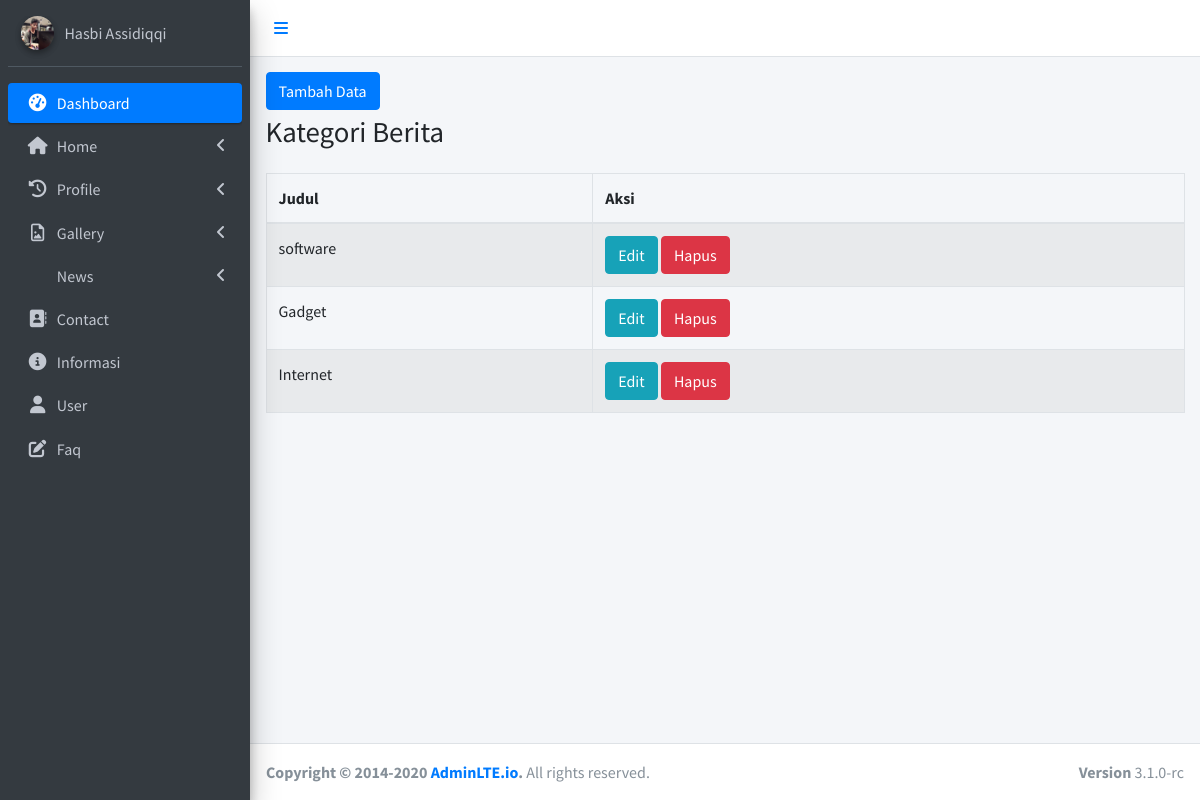
Screenshot of /admin/category-news.php with the database file from the repository.
### tables this page shows
CREATE TABLE `news_category` (
  `id` int(11) NOT NULL,
  `judul` varchar(255) NOT NULL
);

### admin/category-news.php (the view, shortened to what this page needs)
<!DOCTYPE html>
<html lang="en">
<head>
    <?php require_once 'link.php'; ?>
</head>
<body class="hold-transition sidebar-mini layout-fixed">
    <div class="wrapper">
        <?php include 'header.php'; ?>
        <aside class="main-sidebar sidebar-dark-primary elevation-4">
            <div class="sidebar">
                <div class="user-panel mt-3 pb-3 mb-3 d-flex">
                    <div class="image">
                        <img src="images/profile.png" class="img-circle elevation-2" alt="User Image">
                    </div>
                    <div class="info">
                        <a href="#" class="d-block">Hasbi Assidiqqi</a>
                    </div>
                </div>
                <nav class="mt-2">
                    <ul class="nav nav-pills nav-sidebar flex-column" data-widget="treeview" role="menu"
                        data-accordion="false">
                        <li class="nav-item menu-open">
                            <a href="index.php" class="nav-link active">
                                <i class="nav-icon fas fa-tachometer-alt"></i>
                                <p>
                                    Dashboard
                                </p>
                            </a>
                        </li>
                        <li class="nav-item">
                            <a href="#" class="nav-link">
                                <i class="nav-icon fas fa-home"></i>
                                <p>
                                    Home
                                    <i class="fas fa-angle-left right"></i>
                                </p>
                            </a>
                        </li>
                        <li class="nav-item">
                            <a href="#" class="nav-link">
                                <i class="nav-icon fas fa-history"></i>
                                <p>
                                    Profile
                                    <i class="right fas fa-angle-left"></i>
                                </p>
                            </a>
                        </li>
                        <li class="nav-item">
                            <a href="#" class="nav-link">
                                <i class="nav-icon fa fa-file-image-o"></i>
                                <p>
                                    Gallery
                                    <i class="fas fa-angle-left right"></i>
                                </p>
                            </a>
                        </li>
                        <li class="nav-item">
                            <a href="news.php" class="nav-link">
                                <p>
                                    News
                                    <i class="fas fa-angle-left right"></i>
                                </p>
                            </a>
                        </li>
                        <li class="nav-item">
                            <a href="contact.php" class="nav-link">
                                <i class="nav-icon fas fa-address-book"></i>
                                <p>
                                    Contact
                                </p>
                            </a>
                        </li>
                        <li class="nav-item">
                            <a href="information.php" class="nav-link">
                                <i class="nav-icon fas fa fa-info-circle"></i>
                                <p>
                                    Informasi
                                </p>
                            </a>
                        </li>
                        <li class="nav-item">
                            <a href="user.php" class="nav-link">
                                <i class="nav-icon fas fa-user"></i>
                                <p>
                                    User
                                </p>
                            </a>
                        </li>
                        <li class="nav-item">
                            <a href="faq.php" class="nav-link">
                                <i class="nav-icon fas fa-edit"></i>
                                <p>
                                    Faq
                                </p>
                            </a>
                        </li>
                    </ul>
                </nav>
            </div>
        </aside>
        <div class="content-wrapper">
            <div class="content-header">
                <div class="container-fluid">
                    <a href="create-category-news.php" class="btn btn-primary" style="margin-bottom:5px;">Tambah
                        Data</a>
                    <div class="row mb-2">
                        <div class="col-sm-6">
                            <h1 class="m-0">Kategori Berita</h1>
                        </div>
                    </div>
                </div>
            </div>
            <section class="content">
                <div class="container-fluid">
                    <div class="row">
                        <div class="col-md-12">
                            <div class="panel-body">
                                <div class="table-responsive">
                                    <table class="table table-striped table-bordered table-hover">
                                        <thead>
                                            <tr>
                                                <th>Judul</th>
                                                <th>Aksi</th>
                                            </tr>
                                        </thead>
                                        <tbody>
                                            <?php
                                        $koneksi = koneksiUts();
                                        $data = mysqli_query($koneksi, "SELECT * FROM news_category ORDER BY id ASC");
                                        while ($row = mysqli_fetch_array($data)){
                                        ?>
                                            <tr>
                                                <td><?= $row['judul'];?></td>
                                                <td>
                                                    <a href="update-category-news.php?&id=<?= $row["id"]; ?>"
                                                        class="btn btn-info">Edit</a>
                                                    <a href="hapus-category-news.php?&id=<?= $row["id"];?>"
                                                        class="btn btn-danger"
                                                        onclick="return confirm('yakin data dihapus');">Hapus</a>
                                                </td>
                                            </tr>
                                            <?php $i++;
                                            }
                                            ?>
                                        </tbody>
                                    </table>
                                </div>
                            </div>
                        </div>
                    </div>
                </div>
            </section>
        </div>
        <?php include 'footer.php'; ?>
    </div>
</body>
</html>

### rows the page displays
news_category: judul "software"
news_category: judul "Gadget"
news_category: judul "Internet"
